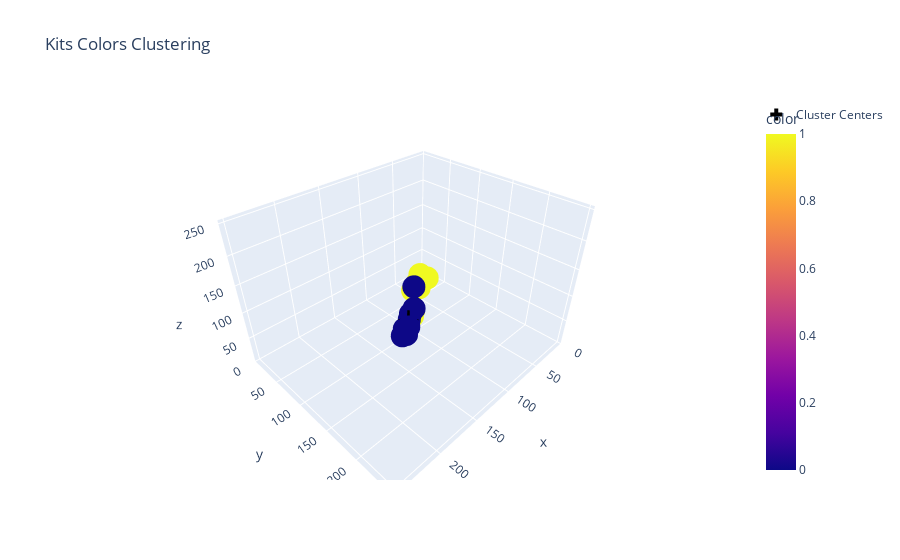

Notebook source saved alongside this figure:
### Code cell
import numpy as np
from sklearn.cluster import KMeans
import plotly.express as px
import warnings
warnings.filterwarnings("ignore")

# Assuming kits_colors contains the BGR colors of the player kits extracted previously
kits_colors = np.array(kits_colors)

# Apply K-means clustering to classify the kits into two distinct colors
kits_kmeans = KMeans(n_clusters=2)
kits_kmeans.fit(kits_colors)

# Convert the BGR color format to RGB for visualization
kits_colors_rgb = kits_colors[:, [2, 1, 0]]  # Reversing BGR to RGB
cluster_centers_rgb = kits_kmeans.cluster_centers_[:, [2, 1, 0]]

# Create a 3D scatter plot of the kit colors
fig = px.scatter_3d(
    x=kits_colors_rgb[:, 0],
    y=kits_colors_rgb[:, 1],
    z=kits_colors_rgb[:, 2],
    range_x=[0, 255],
    range_y=[0, 255],
    range_z=[0, 255],
    title="Kits Colors Clustering",
    color=kits_kmeans.labels_
)

# Add the cluster centers to the plot
fig.add_scatter3d(
    x=cluster_centers_rgb[:, 0],
    y=cluster_centers_rgb[:, 1],
    z=cluster_centers_rgb[:, 2],
    mode='markers',
    marker=dict(color='black', size=10, symbol='cross'),
    name='Cluster Centers'
)

fig.show()

### Figure 1 — Plotly figure (JSON) as saved in the notebook; plotly's stock layout.template omitted (floating-point values rounded to 4 significant figures)
{"data": [{"hovertemplate": "x=%{x}<br>y=%{y}<br>z=%{z}<br>color=%{marker.color}<extra></extra>", "legendgroup": "", "marker": {"color": [1, 1, 1, 0, 0, 0, 1, 1, 0, 1, 0, 0, 0, 1, 0, 1, 0, 1, 1, 1], "coloraxis": "coloraxis", "symbol": "circle"}, "mode": "markers", "name": "", "scene": "scene", "showlegend": false, "type": "scatter3d", "x": [87.69, 113.4, 58.81, 137.5, 131.0, 157.4, 106.7, 92.27, 135.2, 75.36, 163.5, 186.5, 166.6, 84.11, 130.3, 99.37, 166.9, 92.34, 119.7, 87.06], "y": [94.22, 114.0, 76.1, 135.0, 129.3, 151.0, 104.2, 90.7, 139.8, 81.02, 165.3, 183.8, 164.2, 92.4, 134.4, 107.1, 166.0, 95.07, 119.2, 90.22], "z": [88.48, 67.64, 68.58, 85.28, 86.23, 96.63, 95.99, 83.08, 147.5, 90.74, 116.9, 136.8, 114.8, 95.92, 99.78, 97.57, 106.7, 89.17, 64.38, 89.4]}, {"marker": {"color": "black", "size": 10, "symbol": "cross"}, "mode": "markers", "name": "Cluster Centers", "type": "scatter3d", "x": [152.8, 92.43], "y": [152.1, 96.75], "z": [110.1, 84.63]}], "layout": {"coloraxis": {"colorbar": {"title": {"text": "color"}}, "colorscale": [[0, "#0d0887"], [0.1111, "#46039f"], [0.2222, "#7201a8"], [0.3333, "#9c179e"], [0.4444, "#bd3786"], [0.5556, "#d8576b"], [0.6667, "#ed7953"], [0.7778, "#fb9f3a"], [0.8889, "#fdca26"], [1, "#f0f921"]]}, "legend": {"tracegroupgap": 0}, "scene": {"domain": {"x": [0, 1], "y": [0, 1]}, "xaxis": {"range": [0, 255], "title": {"text": "x"}}, "yaxis": {"range": [0, 255], "title": {"text": "y"}}, "zaxis": {"range": [0, 255], "title": {"text": "z"}}}, "title": {"text": "Kits Colors Clustering"}}}
